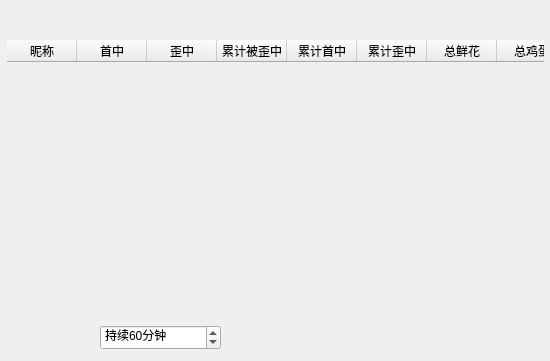
<?xml version="1.0" encoding="UTF-8"?>
<ui version="4.0">
 <class>score_dialog</class>
 <widget class="QDialog" name="score_dialog">
  <property name="geometry">
   <rect>
    <x>0</x>
    <y>0</y>
    <width>550</width>
    <height>361</height>
   </rect>
  </property>
  <property name="minimumSize">
   <size>
    <width>550</width>
    <height>361</height>
   </size>
  </property>
  <property name="maximumSize">
   <size>
    <width>550</width>
    <height>361</height>
   </size>
  </property>
  <property name="windowTitle">
   <string>你画我歪</string>
  </property>
  <property name="styleSheet">
   <string notr="true">#score_dialog  { 
		background-image: url(:/image/bgl.png);
}

#score_dialog  * { 
		background-image: url();
}</string>
  </property>
  <widget class="QTableWidget" name="score_table">
   <property name="geometry">
    <rect>
     <x>7</x>
     <y>40</y>
     <width>537</width>
     <height>281</height>
    </rect>
   </property>
   <property name="styleSheet">
    <string notr="true">#score_table {
background-color: transparent;
border:none;
}</string>
   </property>
   <property name="horizontalScrollBarPolicy">
    <enum>Qt::ScrollBarAlwaysOff</enum>
   </property>
   <property name="editTriggers">
    <set>QAbstractItemView::NoEditTriggers</set>
   </property>
   <property name="selectionBehavior">
    <enum>QAbstractItemView::SelectRows</enum>
   </property>
   <property name="showGrid">
    <bool>false</bool>
   </property>
   <property name="sortingEnabled">
    <bool>true</bool>
   </property>
   <property name="columnCount">
    <number>8</number>
   </property>
   <attribute name="horizontalHeaderDefaultSectionSize">
    <number>70</number>
   </attribute>
   <attribute name="horizontalHeaderMinimumSectionSize">
    <number>40</number>
   </attribute>
   <attribute name="verticalHeaderVisible">
    <bool>false</bool>
   </attribute>
   <attribute name="verticalHeaderDefaultSectionSize">
    <number>20</number>
   </attribute>
   <attribute name="verticalHeaderMinimumSectionSize">
    <number>20</number>
   </attribute>
   <column>
    <property name="text">
     <string>昵称</string>
    </property>
   </column>
   <column>
    <property name="text">
     <string>首中</string>
    </property>
    <property name="toolTip">
     <string>是否第一个猜中答案</string>
    </property>
   </column>
   <column>
    <property name="text">
     <string>歪中</string>
    </property>
    <property name="toolTip">
     <string>非首次猜中</string>
    </property>
   </column>
   <column>
    <property name="text">
     <string>累计被歪中</string>
    </property>
    <property name="toolTip">
     <string>绘画时被其他玩家猜中的总次数</string>
    </property>
   </column>
   <column>
    <property name="text">
     <string>累计首中</string>
    </property>
   </column>
   <column>
    <property name="text">
     <string>累计歪中</string>
    </property>
    <property name="toolTip">
     <string>猜中别人的总次数</string>
    </property>
   </column>
   <column>
    <property name="text">
     <string>总鲜花</string>
    </property>
   </column>
   <column>
    <property name="text">
     <string>总鸡蛋</string>
    </property>
   </column>
  </widget>
  <widget class="QPushButton" name="button_confirm">
   <property name="geometry">
    <rect>
     <x>460</x>
     <y>321</y>
     <width>74</width>
     <height>29</height>
    </rect>
   </property>
   <property name="focusPolicy">
    <enum>Qt::NoFocus</enum>
   </property>
   <property name="styleSheet">
    <string notr="true">#button_confirm { 
		border-image: url(:/image/confirm.png);
}
#button_confirm:hover { 
		border-image: url(:/image/confirm_h.png);
}
#button_confirm:pressed { 
		border-image: url(:/image/confirm_p.png);
}</string>
   </property>
   <property name="text">
    <string/>
   </property>
   <property name="default">
    <bool>true</bool>
   </property>
   <property name="flat">
    <bool>true</bool>
   </property>
  </widget>
  <widget class="QPushButton" name="button_start">
   <property name="geometry">
    <rect>
     <x>10</x>
     <y>322</y>
     <width>74</width>
     <height>29</height>
    </rect>
   </property>
   <property name="focusPolicy">
    <enum>Qt::NoFocus</enum>
   </property>
   <property name="styleSheet">
    <string notr="true">#button_start { 
		border-image: url(:/image/start.png);
}
#button_start:hover { 
		border-image: url(:/image/start_h.png);
}
#button_start:pressed { 
		border-image: url(:/image/start_p.png);
}</string>
   </property>
   <property name="text">
    <string/>
   </property>
   <property name="default">
    <bool>true</bool>
   </property>
   <property name="flat">
    <bool>true</bool>
   </property>
  </widget>
  <widget class="QSpinBox" name="box_last_time">
   <property name="geometry">
    <rect>
     <x>100</x>
     <y>325</y>
     <width>121</width>
     <height>25</height>
    </rect>
   </property>
   <property name="frame">
    <bool>true</bool>
   </property>
   <property name="suffix">
    <string>分钟</string>
   </property>
   <property name="prefix">
    <string>持续</string>
   </property>
   <property name="minimum">
    <number>1</number>
   </property>
   <property name="maximum">
    <number>180</number>
   </property>
   <property name="singleStep">
    <number>5</number>
   </property>
   <property name="value">
    <number>60</number>
   </property>
  </widget>
  <widget class="QLabel" name="label_stop_time">
   <property name="geometry">
    <rect>
     <x>230</x>
     <y>325</y>
     <width>221</width>
     <height>25</height>
    </rect>
   </property>
   <property name="text">
    <string/>
   </property>
  </widget>
  <widget class="QPushButton" name="button_stop">
   <property name="geometry">
    <rect>
     <x>10</x>
     <y>322</y>
     <width>74</width>
     <height>29</height>
    </rect>
   </property>
   <property name="focusPolicy">
    <enum>Qt::NoFocus</enum>
   </property>
   <property name="styleSheet">
    <string notr="true">#button_stop { 
		border-image: url(:/image/stop.png);
}
#button_stop:hover { 
		border-image: url(:/image/stop_h.png);
}
#button_stop:pressed { 
		border-image: url(:/image/stop_p.png);
}</string>
   </property>
   <property name="text">
    <string/>
   </property>
   <property name="default">
    <bool>true</bool>
   </property>
   <property name="flat">
    <bool>true</bool>
   </property>
  </widget>
 </widget>
 <resources>
  <include location="../res/res.qrc"/>
 </resources>
 <connections>
  <connection>
   <sender>button_confirm</sender>
   <signal>clicked()</signal>
   <receiver>score_dialog</receiver>
   <slot>hide()</slot>
   <hints>
    <hint type="sourcelabel">
     <x>474</x>
     <y>338</y>
    </hint>
    <hint type="destinationlabel">
     <x>468</x>
     <y>380</y>
    </hint>
   </hints>
  </connection>
 </connections>
</ui>
